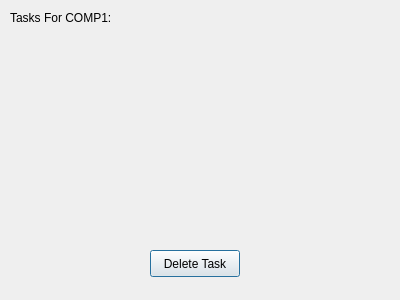
<?xml version="1.0" encoding="UTF-8"?>
<ui version="4.0">
 <class>TaskView</class>
 <widget class="QDialog" name="TaskView">
  <property name="geometry">
   <rect>
    <x>0</x>
    <y>0</y>
    <width>400</width>
    <height>300</height>
   </rect>
  </property>
  <property name="windowTitle">
   <string>Dialog</string>
  </property>
  <widget class="QPushButton" name="deleteTaskButton">
   <property name="geometry">
    <rect>
     <x>150</x>
     <y>250</y>
     <width>90</width>
     <height>27</height>
    </rect>
   </property>
   <property name="text">
    <string>Delete Task</string>
   </property>
  </widget>
  <widget class="QLabel" name="label">
   <property name="geometry">
    <rect>
     <x>10</x>
     <y>10</y>
     <width>141</width>
     <height>16</height>
    </rect>
   </property>
   <property name="text">
    <string>Tasks For COMP1:</string>
   </property>
  </widget>
  <widget class="QWidget" name="verticalLayoutWidget">
   <property name="geometry">
    <rect>
     <x>110</x>
     <y>40</y>
     <width>160</width>
     <height>201</height>
    </rect>
   </property>
   <layout class="QVBoxLayout" name="verticalLayout"/>
  </widget>
 </widget>
 <resources/>
 <connections/>
</ui>
